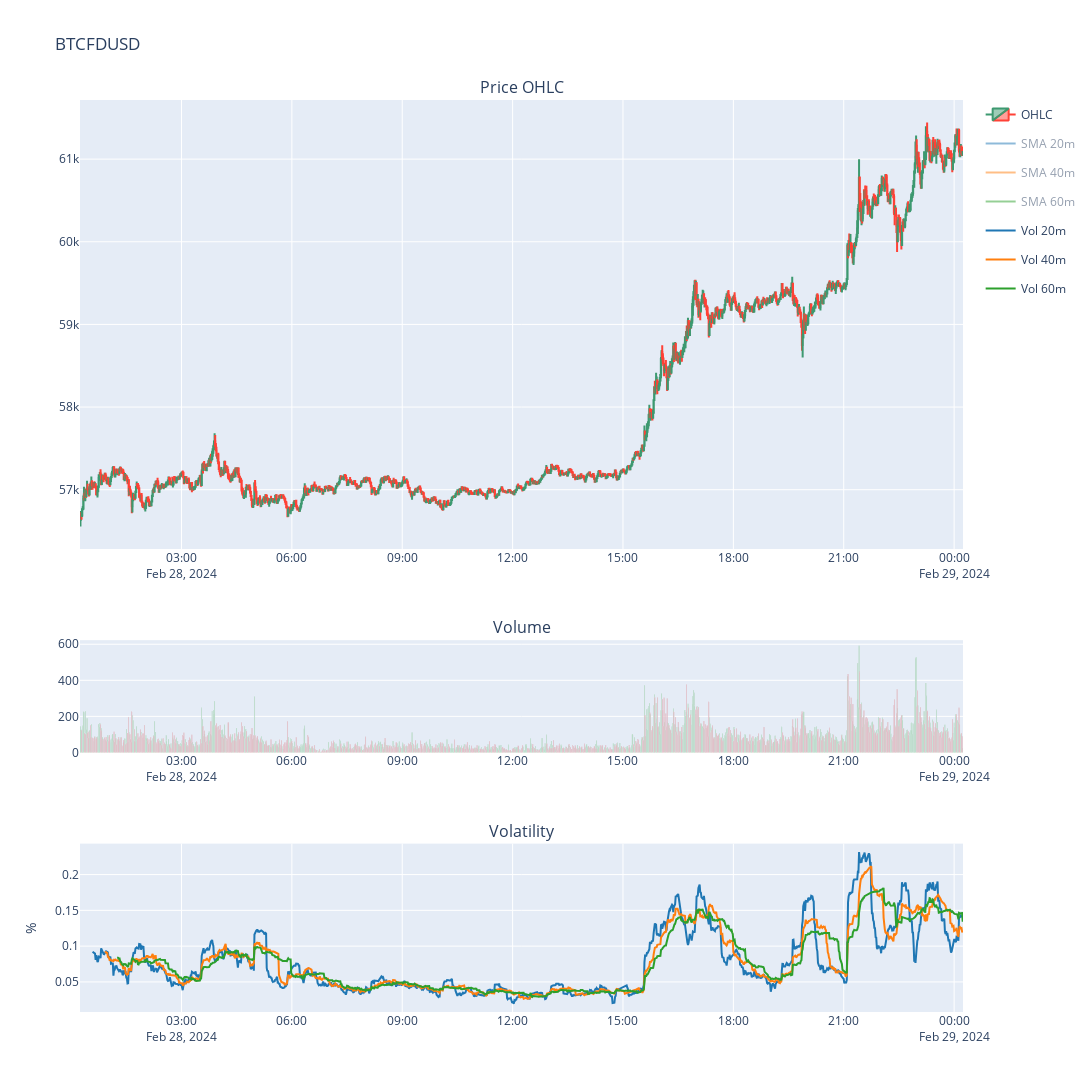

The code cell stored with this chart in its notebook:
### Code cell
symbol = 'BTCFDUSD'
binance = Binance()
df = binance.get_historical_instrument_price(symbol, interval='1m', start_str='1 Day ago')
plot_price_ohcl(df, symbol)

### Figure 1 — Plotly figure (JSON) as saved in the notebook; plotly's stock layout.template omitted (floating-point values rounded to 4 significant figures; data arrays with more than 128 entries replaced by an {"elided": "..."} marker saying what was removed)
{"data": [{"close": {"elided": "1440 float values"}, "high": {"elided": "1440 float values"}, "legendgroup": "OHCL", "low": {"elided": "1440 float values"}, "name": "OHLC", "open": {"elided": "1440 float values"}, "type": "candlestick", "x": {"elided": "1440 str values"}, "xaxis": "x", "yaxis": "y"}, {"legendgroup": "SMA 20m", "marker": {"color": "rgb(31, 119, 180)"}, "name": "SMA 20m", "type": "scatter", "visible": "legendonly", "x": {"elided": "1440 str values"}, "xaxis": "x", "y": {"elided": "1440 float values"}, "yaxis": "y"}, {"legendgroup": "SMA 40m", "marker": {"color": "rgb(255, 127, 14)"}, "name": "SMA 40m", "type": "scatter", "visible": "legendonly", "x": {"elided": "1440 str values"}, "xaxis": "x", "y": {"elided": "1440 float values"}, "yaxis": "y"}, {"legendgroup": "SMA 60m", "marker": {"color": "rgb(44, 160, 44)"}, "name": "SMA 60m", "type": "scatter", "visible": "legendonly", "x": {"elided": "1440 str values"}, "xaxis": "x", "y": {"elided": "1440 float values"}, "yaxis": "y"}, {"marker": {"color": "rgb(44, 160, 44)"}, "showlegend": false, "type": "bar", "x": {"elided": "747 str values"}, "xaxis": "x2", "y": {"elided": "747 float values"}, "yaxis": "y2"}, {"marker": {"color": "rgb(214, 39, 40)"}, "showlegend": false, "type": "bar", "x": {"elided": "693 str values"}, "xaxis": "x2", "y": {"elided": "693 float values"}, "yaxis": "y2"}, {"line": {"width": 2}, "marker": {"color": "rgb(31, 119, 180)"}, "name": "Vol 20m", "showlegend": true, "type": "scatter", "x": {"elided": "1440 str values"}, "xaxis": "x3", "y": {"elided": "1440 float values"}, "yaxis": "y3"}, {"line": {"width": 2}, "marker": {"color": "rgb(255, 127, 14)"}, "name": "Vol 40m", "showlegend": true, "type": "scatter", "x": {"elided": "1440 str values"}, "xaxis": "x3", "y": {"elided": "1440 float values"}, "yaxis": "y3"}, {"line": {"width": 2}, "marker": {"color": "rgb(44, 160, 44)"}, "name": "Vol 60m", "showlegend": true, "type": "scatter", "x": {"elided": "1440 str values"}, "xaxis": "x3", "y": {"elided": "1440 float values"}, "yaxis": "y3"}], "layout": {"annotations": [{"font": {"size": 16}, "showarrow": false, "text": "Price OHLC", "x": 0.5, "xanchor": "center", "xref": "paper", "y": 1, "yanchor": "bottom", "yref": "paper"}, {"font": {"size": 16}, "showarrow": false, "text": "Volume", "x": 0.5, "xanchor": "center", "xref": "paper", "y": 0.4077, "yanchor": "bottom", "yref": "paper"}, {"font": {"size": 16}, "showarrow": false, "text": "Volatility", "x": 0.5, "xanchor": "center", "xref": "paper", "y": 0.1846, "yanchor": "bottom", "yref": "paper"}], "height": 1200, "hovermode": "x", "title": {"text": "BTCFDUSD"}, "width": 1500, "xaxis": {"anchor": "y", "domain": [0, 1], "matches": "x3", "rangeslider": {"visible": false}, "showticklabels": true}, "xaxis2": {"anchor": "y2", "domain": [0, 1], "matches": "x3", "showticklabels": true}, "xaxis3": {"anchor": "y3", "domain": [0, 1]}, "yaxis": {"anchor": "x", "domain": [0.5077, 1]}, "yaxis2": {"anchor": "x2", "domain": [0.2846, 0.4077]}, "yaxis3": {"anchor": "x3", "domain": [0, 0.1846], "title": {"text": "%"}}}}
